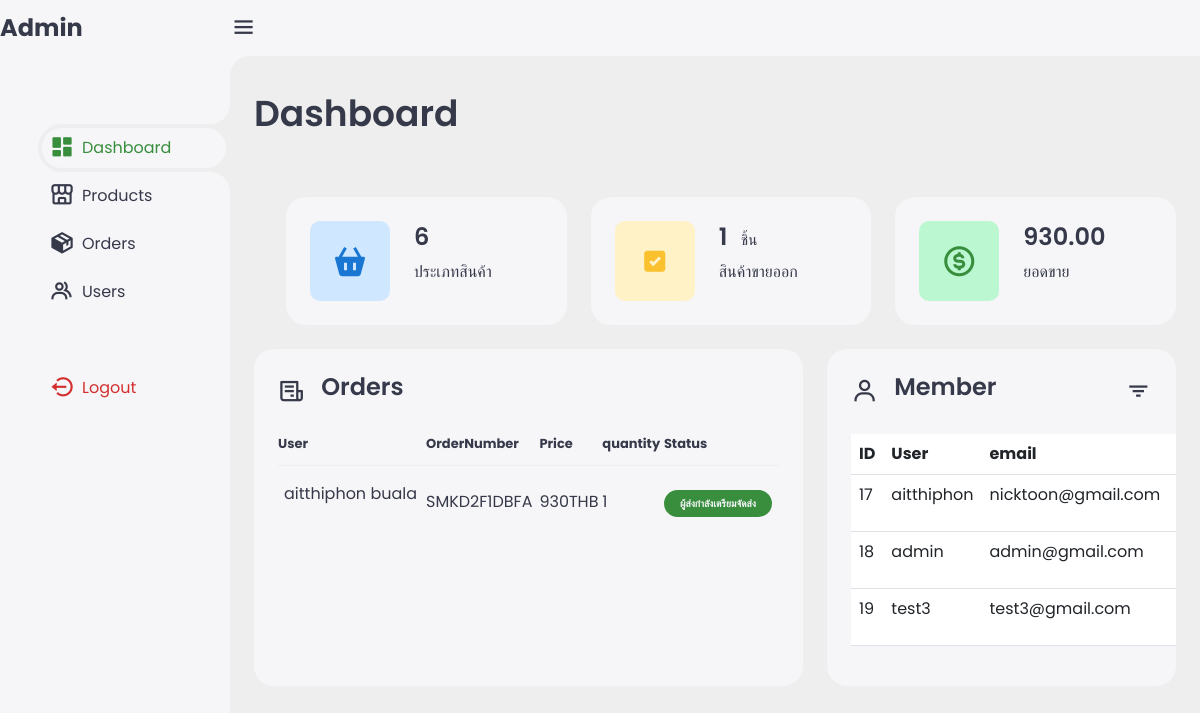
Screenshot of /admin/admin.php (signed in) with the database file from the repository.
### tables this page shows
CREATE TABLE `orders` (
  `id` int NOT NULL,
  `fullname` varchar(255) DEFAULT NULL,
  `address` varchar(255) DEFAULT NULL,
  `phoneNumber` varchar(20) DEFAULT NULL,
  `slip` varchar(255) DEFAULT NULL,
  `user_id` int DEFAULT NULL,
  `order_custom_no` varchar(255) NOT NULL,
  `payment` varchar(255) NOT NULL,
  `status` varchar(255) DEFAULT 'รอตรวจสอบ',
  `transport` varchar(255) DEFAULT 'กำลังรอผู้ขาย',
  `orderNumber` varchar(255) DEFAULT 'กำลังรอผู้ขาย',
  `total` varchar(255) NOT NULL,
  `quantt` varchar(255) NOT NULL,
  `created_at` timestamp NOT NULL DEFAULT CURRENT_TIMESTAMP
);

CREATE TABLE `users` (
  `id` int NOT NULL,
  `firstname` varchar(255) NOT NULL,
  `role` enum('admin','user') NOT NULL DEFAULT 'user',
  `email` varchar(255) NOT NULL,
  `password` varchar(255) NOT NULL
);

### admin/admin.php (the view, shortened to what this page needs)
<?php
include '../Condatabase/database_shop.php';
$user_id = $_SESSION['id'];
$sql = "SELECT * FROM users WHERE id = :id";
$stmt = $conn->prepare($sql);
$stmt->bindParam(':id', $user_id, PDO::PARAM_INT);
$stmt->execute();
$sql = "SELECT * FROM users";
$stmt = $conn->prepare($sql);
$stmt->execute();
$alluser = $stmt->fetchAll(PDO::FETCH_ASSOC);
$sql = "SELECT * FROM orders";
$stmt = $conn->prepare($sql);
$stmt->execute();
$orderResults = $stmt->fetchAll(PDO::FETCH_ASSOC);
$sqlProducts = "SELECT COUNT(*) as pCount FROM products";
$stmt = $conn->prepare($sqlProducts);
$stmt->execute();
$row = $stmt->fetch(PDO::FETCH_ASSOC);
$pCountProducts = $row["pCount"];
$sql = "SELECT SUM(total) AS totalNumsum FROM total_all";
$stmt = $conn->prepare($sql);
$stmt->execute();
$row = $stmt->fetch(PDO::FETCH_ASSOC);
$totalSum = $row["totalNumsum"];
$formattedTotalSum = number_format($totalSum, 2);
$sql = "SELECT SUM(quantity) AS quantity_sum FROM order_items";
$stmt = $conn->prepare($sql);
$stmt->execute();
$row = $stmt->fetch(PDO::FETCH_ASSOC);
$quantitySum = $row["quantity_sum"];
?>
<!doctype html>
<html lang="en">
<head>
    <link href="https://cdn.jsdelivr.net/npm/bootstrap@5.3.0-alpha1/dist/css/bootstrap.min.css" rel="stylesheet">
    <link href='https://unpkg.com/boxicons@2.1.4/css/boxicons.min.css' rel='stylesheet'>
    <link rel="stylesheet" href="https://poseidon-code.github.io/supacons/dist/supacons.all.css">
    <link rel="stylesheet" href="https://cdn.datatables.net/1.13.6/css/jquery.dataTables.min.css">
    <link rel="stylesheet" href="admin.css">
</head>
<body>
    <div class="sidebar">
        <a href="#" class="logo">
            <div class="logo-name"><span>Admin</span></div>
        </a>
        <ul class="side-menu">
            <li class="active"><a href="admin.php"><i class='bx bxs-dashboard'></i>Dashboard</a></li>
            <li><a href="admin_product.php"><i class='bx bx-store-alt'></i>Products</a></li>
            <li><a href="admin_order.php"><i class='bx bxs-package'></i>Orders</a></li>
            <li><a href="admin_user.php"><i class='bx bx-group'></i>Users</a></li>
        </ul>
        <ul class="side-menu">
            <li>
                <a href="../logout.php" class="logout">
                    <i class='bx bx-log-out-circle'></i>
                    Logout
                </a>
            </li>
        </ul>
    </div>
    <div class="content">
        <nav>
            <i class='bx bx-menu'></i>
        </nav>
        <main id="admin">
            <div class="header">
                <div class="left">
                    <h1>Dashboard</h1>
                </div>
            </div>
            <ul class="insights">
                <li>
                    <i class='bx bxs-basket'></i>
                    <span class="info">
                        <h3>
                            <?php echo $pCountProducts; ?>
                        </h3>
                        <p style="font-family: 'IBM Plex Sans Thai', sans-serif;">ประเภทสินค้า</p>
                    </span>
                </li>
                <li><i class='bx bxs-checkbox-checked'></i>
                    <span class="info">
                        <h3>
                            <?php echo $quantitySum; ?><span
                                style="font-family: 'IBM Plex Sans Thai', sans-serif; font-size: 15px; font-weight: 400; margin-left: 10px;">
                                ชิ้น</span>
                        </h3>
                        <p style="font-family: 'IBM Plex Sans Thai', sans-serif;">สินค้าขายออก</p>
                    </span>
                </li>
                <li><i class='bx bx-dollar-circle'></i>
                    <span class="info">
                        <h3 style="display: flex;">
                            <i class="fa-solid fa-baht-sign"></i><?php echo $formattedTotalSum; ?>
                        </h3>
                        <p style="font-family: 'IBM Plex Sans Thai', sans-serif;">ยอดขาย</p>
                    </span>
                </li>
            </ul>
            <div class="bottom-data">
                <div class="orders">
                    <div class="header">
                        <i class='bx bx-receipt'></i>
                        <h3>Orders</h3>
                    </div>
                    <table>
                        <thead>
                            <tr>
                                <th>User</th>
                                <th>OrderNumber</th>
                                <th>Price</th>
                                <th>quantity</th>
                                <th>Status</th>
                            </tr>
                        </thead>
                        <tbody>
                            <?php
                            foreach ($orderResults as $row) : ?>
                                <tr>
                                    <td>
                                        <p><?php echo htmlspecialchars($row['fullname']); ?></p>
                                    </td>
                                    <td><?php echo htmlspecialchars($row['order_custom_no']); ?></td>
                                    <td><?php echo htmlspecialchars($row['total']); ?>THB</td>
                                    <td><?= htmlspecialchars($row["quantt"]) ?></td>
                                    <td><span class="status completed"><?= htmlspecialchars($row["status"]) ?></span></td>
                                </tr>
                            <?php endforeach; ?>
                        </tbody>
                    </table>
                </div>
                <div class="reminders">
                    <div class="header">
                        <i class='bx bx-user'></i>
                        <h3>Member</h3>
                        <i class='bx bx-filter'></i>
                    </div>
                    <table class="table">
                        <thead>
                            <tr>
                                <th>ID</th>
                                <th>User</th>
                                <th>email</th>
                                <th>role</th>
                            </tr>
                        </thead>
                        <tbody>
                            <?php foreach ($alluser as $row) : ?>
                                <tr>
                                    <td><?= htmlspecialchars($row["id"]) ?></td>
                                    <td>
                                        <p><?= htmlspecialchars($row["firstname"]) ?></p>
                                    </td>
                                    <td><?= htmlspecialchars($row["email"]) ?></td>
                                    <td><?= htmlspecialchars($row["role"]) ?></td>
                                </tr>
                            <?php endforeach; ?>
                        </tbody>
                    </table>
                </div>
            </div>
        </main>
    </div>
</body>
</html>

### rows the page displays
orders: fullname "aitthiphon buala", order_custom_no "SMKD2F1DBFA", total "930", quantt "1", status "ผู้ส่งกำลังเตรียมจัดส่ง"
users: id "17", firstname "aitthiphon", email "nicktoon@gmail.com"
users: id "18", firstname "admin", email "admin@gmail.com"
users: id "19", firstname "test3", email "test3@gmail.com"

### other values shown
$pCountProducts "6"
$quantitySum "1"
$formattedTotalSum "930.00"
